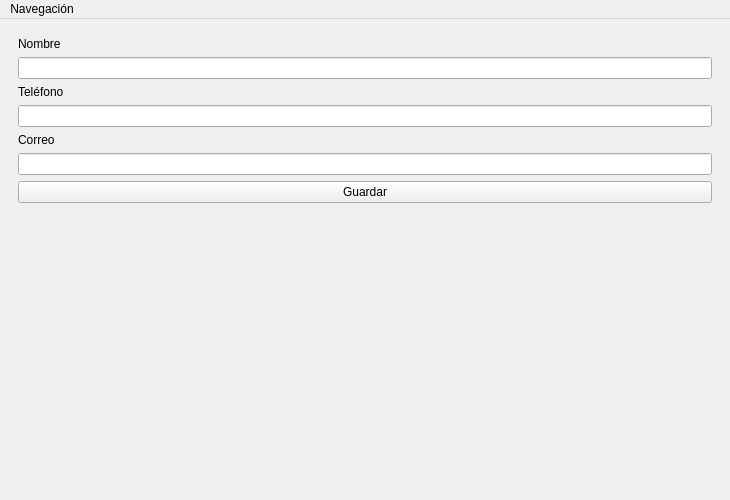
<?xml version="1.0" encoding="UTF-8"?>
<ui version="4.0"><class>Lab7</class><widget class="QMainWindow" name="Lab7"><property name="geometry"><rect><x>0</x><y>0</y><width>730</width><height>500</height></rect></property><property name="windowTitle"><string>Lab 7 — Contactos</string></property><widget class="QWidget" name="centralwidget"><layout class="QVBoxLayout" name="layoutPrincipal"><item><widget class="QStackedWidget" name="paginas"><widget class="QWidget" name="paginaRegistro"><layout class="QVBoxLayout" name="layoutRegistro"><item><widget class="QLabel" name="lblNombre"><property name="text"><string>Nombre</string></property></widget></item><item><widget class="QLineEdit" name="txtNombre"/></item><item><widget class="QLabel" name="lblTelefono"><property name="text"><string>Teléfono</string></property></widget></item><item><widget class="QLineEdit" name="txtTelefono"/></item><item><widget class="QLabel" name="lblCorreo"><property name="text"><string>Correo</string></property></widget></item><item><widget class="QLineEdit" name="txtCorreo"/></item><item><widget class="QPushButton" name="btnGuardar"><property name="text"><string>Guardar</string></property></widget></item><item><spacer name="espacioRegistro"><property name="orientation"><enum>Qt::Vertical</enum></property><property name="sizeHint" stdset="0"><size><width>20</width><height>150</height></size></property></spacer></item></layout></widget><widget class="QWidget" name="paginaHistorial"><layout class="QVBoxLayout" name="layoutHistorial"><item><widget class="QLabel" name="tituloHistorial"><property name="text"><string>Historial de contactos</string></property></widget></item><item><widget class="QTableWidget" name="tablaContactos"><column><property name="text"><string>Nombre</string></property></column><column><property name="text"><string>Teléfono</string></property></column><column><property name="text"><string>Correo</string></property></column></widget></item><item><widget class="QWidget" name="panelEdicion"><layout class="QFormLayout" name="layoutEdicion"><item row="0" column="0"><widget class="QLabel" name="lblEditarNombre"><property name="text"><string>Nombre</string></property></widget></item><item row="0" column="1"><widget class="QLineEdit" name="editNombre"/></item><item row="1" column="0"><widget class="QLabel" name="lblEditarTelefono"><property name="text"><string>Teléfono</string></property></widget></item><item row="1" column="1"><widget class="QLineEdit" name="editTelefono"/></item><item row="2" column="0"><widget class="QLabel" name="lblEditarCorreo"><property name="text"><string>Correo</string></property></widget></item><item row="2" column="1"><widget class="QLineEdit" name="editCorreo"/></item></layout></widget></item><item><widget class="QPushButton" name="btnEditar"><property name="text"><string>Guardar cambios del seleccionado</string></property></widget></item><item><widget class="QPushButton" name="btnEliminar"><property name="text"><string>Eliminar seleccionado</string></property></widget></item></layout></widget></widget></item></layout></widget><widget class="QMenuBar" name="menuBar"><widget class="QMenu" name="menuNavegacion"><property name="title"><string>Navegación</string></property><addaction name="actionRegistrar"/><addaction name="actionHistorial"/><addaction name="actionEditar"/><addaction name="actionEliminar"/></widget><addaction name="menuNavegacion"/></widget><action name="actionRegistrar"><property name="text"><string>Registrar</string></property></action><action name="actionHistorial"><property name="text"><string>Historial</string></property></action><action name="actionEditar"><property name="text"><string>Editar</string></property></action><action name="actionEliminar"><property name="text"><string>Eliminar</string></property></action></widget><resources/><connections/></ui>
